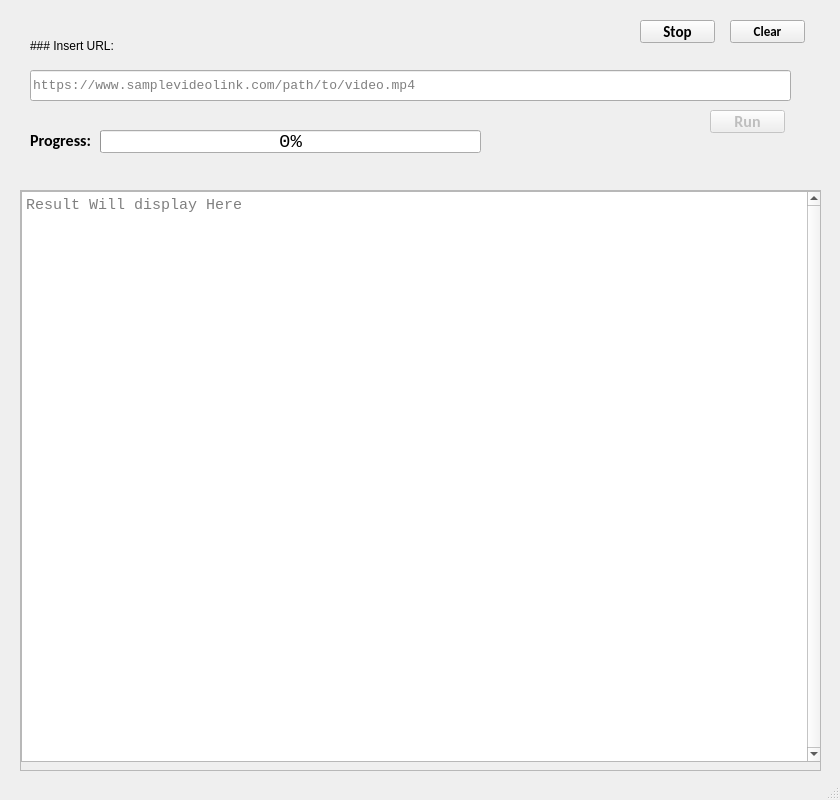
<?xml version="1.0" encoding="UTF-8"?>
<ui version="4.0">
 <class>Behavior_Analysis</class>
 <widget class="QMainWindow" name="Behavior_Analysis">
  <property name="geometry">
   <rect>
    <x>0</x>
    <y>0</y>
    <width>840</width>
    <height>800</height>
   </rect>
  </property>
  <property name="windowTitle">
   <string>MainWindow</string>
  </property>
  <property name="dockOptions">
   <set>QMainWindow::AllowNestedDocks|QMainWindow::AllowTabbedDocks|QMainWindow::AnimatedDocks</set>
  </property>
  <property name="unifiedTitleAndToolBarOnMac">
   <bool>false</bool>
  </property>
  <widget class="QWidget" name="centralwidget">
   <widget class="QLabel" name="urlLabel">
    <property name="geometry">
     <rect>
      <x>30</x>
      <y>30</y>
      <width>171</width>
      <height>31</height>
     </rect>
    </property>
    <property name="styleSheet">
     <string notr="true">font: 75 14pt &quot;Calibri&quot;;</string>
    </property>
    <property name="text">
     <string>### Insert URL:</string>
    </property>
    <property name="textFormat">
     <enum>Qt::MarkdownText</enum>
    </property>
    <property name="wordWrap">
     <bool>false</bool>
    </property>
    <property name="openExternalLinks">
     <bool>false</bool>
    </property>
   </widget>
   <widget class="QScrollArea" name="scrollArea">
    <property name="geometry">
     <rect>
      <x>20</x>
      <y>190</y>
      <width>801</width>
      <height>581</height>
     </rect>
    </property>
    <property name="sizePolicy">
     <sizepolicy hsizetype="Fixed" vsizetype="Expanding">
      <horstretch>0</horstretch>
      <verstretch>1</verstretch>
     </sizepolicy>
    </property>
    <property name="focusPolicy">
     <enum>Qt::NoFocus</enum>
    </property>
    <property name="contextMenuPolicy">
     <enum>Qt::DefaultContextMenu</enum>
    </property>
    <property name="acceptDrops">
     <bool>false</bool>
    </property>
    <property name="verticalScrollBarPolicy">
     <enum>Qt::ScrollBarAlwaysOff</enum>
    </property>
    <property name="sizeAdjustPolicy">
     <enum>QAbstractScrollArea::AdjustToContents</enum>
    </property>
    <property name="widgetResizable">
     <bool>true</bool>
    </property>
    <widget class="QWidget" name="scrollAreaWidgetContents">
     <property name="geometry">
      <rect>
       <x>0</x>
       <y>0</y>
       <width>799</width>
       <height>579</height>
      </rect>
     </property>
     <widget class="QTextEdit" name="result_box">
      <property name="geometry">
       <rect>
        <x>0</x>
        <y>0</y>
        <width>801</width>
        <height>571</height>
       </rect>
      </property>
      <property name="maximumSize">
       <size>
        <width>16777215</width>
        <height>1061</height>
       </size>
      </property>
      <property name="font">
       <font>
        <family>Consolas</family>
        <pointsize>11</pointsize>
       </font>
      </property>
      <property name="toolTipDuration">
       <number>-2</number>
      </property>
      <property name="verticalScrollBarPolicy">
       <enum>Qt::ScrollBarAlwaysOn</enum>
      </property>
      <property name="horizontalScrollBarPolicy">
       <enum>Qt::ScrollBarAlwaysOff</enum>
      </property>
      <property name="sizeAdjustPolicy">
       <enum>QAbstractScrollArea::AdjustToContents</enum>
      </property>
      <property name="lineWrapMode">
       <enum>QTextEdit::NoWrap</enum>
      </property>
      <property name="lineWrapColumnOrWidth">
       <number>80</number>
      </property>
      <property name="readOnly">
       <bool>false</bool>
      </property>
      <property name="markdown">
       <string/>
      </property>
      <property name="html">
       <string>&lt;!DOCTYPE HTML PUBLIC &quot;-//W3C//DTD HTML 4.0//EN&quot; &quot;http://www.w3.org/TR/REC-html40/strict.dtd&quot;&gt;
&lt;html&gt;&lt;head&gt;&lt;meta name=&quot;qrichtext&quot; content=&quot;1&quot; /&gt;&lt;style type=&quot;text/css&quot;&gt;
p, li { white-space: pre-wrap; }
&lt;/style&gt;&lt;/head&gt;&lt;body style=&quot; font-family:'Consolas'; font-size:11pt; font-weight:400; font-style:normal;&quot;&gt;
&lt;p style=&quot;-qt-paragraph-type:empty; margin-top:0px; margin-bottom:0px; margin-left:0px; margin-right:0px; -qt-block-indent:0; text-indent:0px;&quot;&gt;&lt;br /&gt;&lt;/p&gt;&lt;/body&gt;&lt;/html&gt;</string>
      </property>
      <property name="overwriteMode">
       <bool>false</bool>
      </property>
      <property name="placeholderText">
       <string>Result Will display Here</string>
      </property>
     </widget>
    </widget>
   </widget>
   <widget class="QLineEdit" name="lineEdit_url">
    <property name="geometry">
     <rect>
      <x>30</x>
      <y>70</y>
      <width>761</width>
      <height>31</height>
     </rect>
    </property>
    <property name="font">
     <font>
      <family>Consolas</family>
      <pointsize>10</pointsize>
     </font>
    </property>
    <property name="text">
     <string/>
    </property>
    <property name="placeholderText">
     <string>https://www.samplevideolink.com/path/to/video.mp4</string>
    </property>
   </widget>
   <widget class="QPushButton" name="btn_run">
    <property name="enabled">
     <bool>false</bool>
    </property>
    <property name="geometry">
     <rect>
      <x>710</x>
      <y>110</y>
      <width>75</width>
      <height>23</height>
     </rect>
    </property>
    <property name="font">
     <font>
      <family>Calibri</family>
      <pointsize>12</pointsize>
      <weight>75</weight>
      <bold>true</bold>
     </font>
    </property>
    <property name="mouseTracking">
     <bool>true</bool>
    </property>
    <property name="text">
     <string>Run</string>
    </property>
    <property name="default">
     <bool>false</bool>
    </property>
   </widget>
   <widget class="QProgressBar" name="progressBar">
    <property name="geometry">
     <rect>
      <x>100</x>
      <y>130</y>
      <width>381</width>
      <height>23</height>
     </rect>
    </property>
    <property name="font">
     <font>
      <family>Consolas</family>
      <pointsize>14</pointsize>
     </font>
    </property>
    <property name="value">
     <number>0</number>
    </property>
    <property name="invertedAppearance">
     <bool>false</bool>
    </property>
   </widget>
   <widget class="QLabel" name="progressLabel">
    <property name="geometry">
     <rect>
      <x>30</x>
      <y>130</y>
      <width>71</width>
      <height>21</height>
     </rect>
    </property>
    <property name="font">
     <font>
      <family>Calibri</family>
      <pointsize>12</pointsize>
      <weight>75</weight>
      <bold>true</bold>
     </font>
    </property>
    <property name="text">
     <string>Progress:</string>
    </property>
   </widget>
   <widget class="QPushButton" name="btn_stp">
    <property name="geometry">
     <rect>
      <x>640</x>
      <y>20</y>
      <width>75</width>
      <height>23</height>
     </rect>
    </property>
    <property name="font">
     <font>
      <family>Calibri</family>
      <pointsize>11</pointsize>
      <weight>75</weight>
      <bold>true</bold>
     </font>
    </property>
    <property name="text">
     <string>Stop</string>
    </property>
   </widget>
   <widget class="QPushButton" name="btn_clr">
    <property name="geometry">
     <rect>
      <x>730</x>
      <y>20</y>
      <width>75</width>
      <height>23</height>
     </rect>
    </property>
    <property name="font">
     <font>
      <family>Calibri</family>
      <pointsize>10</pointsize>
      <weight>75</weight>
      <bold>true</bold>
     </font>
    </property>
    <property name="text">
     <string>Clear</string>
    </property>
   </widget>
  </widget>
  <widget class="QMenuBar" name="menubar">
   <property name="geometry">
    <rect>
     <x>0</x>
     <y>0</y>
     <width>840</width>
     <height>21</height>
    </rect>
   </property>
  </widget>
  <widget class="QStatusBar" name="statusbar"/>
 </widget>
 <resources/>
 <connections>
  <connection>
   <sender>btn_clr</sender>
   <signal>clicked()</signal>
   <receiver>lineEdit_url</receiver>
   <slot>clear()</slot>
   <hints>
    <hint type="sourcelabel">
     <x>767</x>
     <y>52</y>
    </hint>
    <hint type="destinationlabel">
     <x>410</x>
     <y>106</y>
    </hint>
   </hints>
  </connection>
  <connection>
   <sender>btn_clr</sender>
   <signal>clicked()</signal>
   <receiver>result_box</receiver>
   <slot>clear()</slot>
   <hints>
    <hint type="sourcelabel">
     <x>767</x>
     <y>52</y>
    </hint>
    <hint type="destinationlabel">
     <x>415</x>
     <y>741</y>
    </hint>
   </hints>
  </connection>
  <connection>
   <sender>btn_clr</sender>
   <signal>clicked()</signal>
   <receiver>progressBar</receiver>
   <slot>reset()</slot>
   <hints>
    <hint type="sourcelabel">
     <x>767</x>
     <y>52</y>
    </hint>
    <hint type="destinationlabel">
     <x>290</x>
     <y>162</y>
    </hint>
   </hints>
  </connection>
  <connection>
   <sender>lineEdit_url</sender>
   <signal>textChanged(QString)</signal>
   <receiver>btn_run</receiver>
   <slot>setEnabled(bool)</slot>
   <hints>
    <hint type="sourcelabel">
     <x>410</x>
     <y>106</y>
    </hint>
    <hint type="destinationlabel">
     <x>747</x>
     <y>142</y>
    </hint>
   </hints>
  </connection>
 </connections>
</ui>
